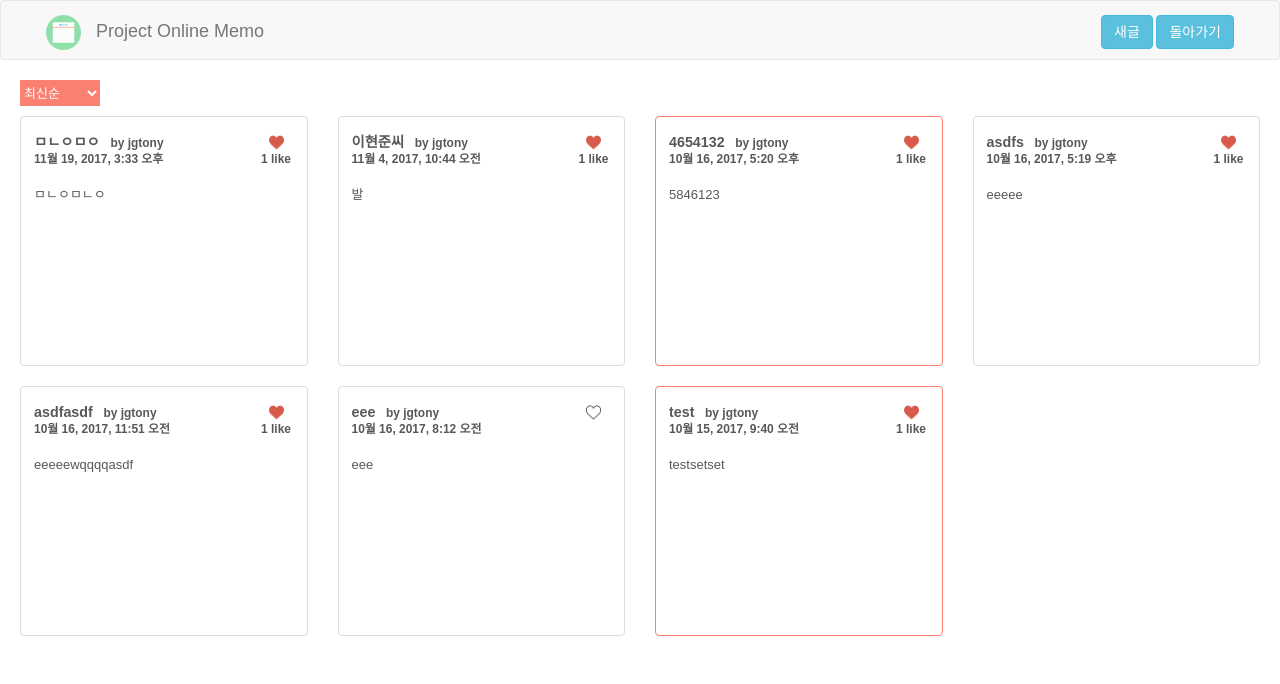
/memo/ (signed in), run on the app's committed database.
### memo_app/models.py (models this page shows, shortened)
class Memos(models.Model):
    name_id = models.ForeignKey(User, on_delete = models.CASCADE)
    title = models.CharField(max_length = 50, db_column='제목')
    text = models.TextField(max_length = 230, db_column='내용', help_text='메모 내용은 230자 이내로 입력 가능합니다.')
    update_date = models.DateTimeField()
    priority = models.BooleanField(db_column='중요')
    likes = models.ManyToManyField(User, related_name='likes')
    @property
    def total_likes(self):
        return self.likes.count()

### memo_app/views.py (the view)
def index(request):
    sort = request.GET.get('sort','')
    if sort == 'likes':
        memos = Memos.objects.annotate(like_count=Count('likes')).order_by('-like_count', '-update_date')
        return render(request, 'memo_app/index.html', {'memos' : memos})
    elif sort == 'mypost':
        user = request.user
        memos = Memos.objects.filter(name_id = user).order_by('-update_date') #복수를 가져올수 있음
        return render(request, 'memo_app/index.html', {'memos' : memos})
    else:
        memos = Memos.objects.order_by('-update_date')
        return render(request, 'memo_app/index.html', {'memos' : memos})

### memo_app/templates/memo_app/index.html (shortened to what this page needs)
{% extends 'memo_app/base.html' %}
{% block header %}
{% load staticfiles %}
  {% if user.is_authenticated %}
  <div class="new">
    <a href="{% url 'memo_app:new_memo' %}">
      <button type="button" class="btn btn-info navbar-btn">새글</button>
    </a>
	<a href="{% url 'login:index' %}">
      <button type="button" class="btn btn-info navbar-btn">돌아가기</button>
    </a>
  </div>
  {% else %}
  <div class="new">
	<a href="{% url 'login:index' %}">
      <button type="button" class="btn btn-info navbar-btn">돌아가기</button>
    </a>
  </div>
  {% endif %}
{% endblock header %}
{% block container%}
  <div class="container">
    <select id="sort-select" onchange="location = this.value;">
     <option class="sort-date" value="/memo">최신순</option>
    </select>
    <div class="row">
      {% for memo in memos %}
      <div class="col-xs-6 col-sm-4 col-md-3">
        {% if memo.priority == True %}
        <div class="thumbnail priority">
          <div class="caption">
            <h2>{{memo.title}}
              <span class="like_button">
                {% if memo.total_likes == 0 %}
                <a class="like" id="{{ memo.id }}"><img id = "like-img{{ memo.id }}" src="{% static 'image/like_before.png' %}" alt="클릭시 좋아요"></a>
                <span class= "like_count" id="count{{ memo.id }}"></span>
                {% elif memo.total_likes == 1%}
                <a class="like" id="{{ memo.id }}"><img id = "like-img{{ memo.id }}" src="{% static 'image/like_after.png' %}" alt="클릭시 좋아요 취소"></a>
                <span class= "like_count" id="count{{ memo.id }}">{{ memo.total_likes}} like</span>
                {% else %}
                <a class="like" id="{{ memo.id }}"><img id = "like-img{{ memo.id }}" src="{% static 'image/like_after.png' %}" alt="클릭시 좋아요 취소"></a>
                <span class= "like_count" id="count{{ memo.id }}">{{ memo.total_likes}} likes</span>
                {% endif %}
              </span>
              <span>&nbsp;&nbsp;by <span class= "writer_name">{{memo.name_id}}</span></span><br><span class="date">{{memo.update_date}}</span>
            </h2>
            <p>{{memo.text}}</p>
          </div>
        </div>
        {% else %}
        <div class="thumbnail">
          <div class="caption">
            <h2>{{memo.title}}
              <span class="like_button">
                {% if memo.total_likes == 0 %}
                <a class="like" id="{{ memo.id }}"><img id = "like-img{{ memo.id }}" src="{% static 'image/like_before.png' %}" alt="클릭시 좋아요"></a>
                {% elif memo.total_likes == 1%}
                <a class="like" id="{{ memo.id }}"><img id = "like-img{{ memo.id }}" src="{% static 'image/like_after.png' %}" alt="클릭시 좋아요 취소"></a>
                <span class= "like_count" id="count{{ memo.id }}">{{ memo.total_likes}} like</span>
                {% else %}
                <a class="like" id="{{ memo.id }}"><img id = "like-img{{ memo.id }}" src="{% static 'image/like_after.png' %}" alt="클릭시 좋아요 취소"></a>
                <span class= "like_count" id="count{{ memo.id }}">{{ memo.total_likes}} likes</span>
                {% endif %}
              </span>
              <span>&nbsp;&nbsp;by <span class = "writer_name">{{memo.name_id}}</span></span><br><span class="date">{{memo.update_date}}</span>
            </h2>
            <p>{{memo.text}}</p>
          </div>
        </div>
        {% endif %}
      </div>
      {% endfor %}
    </div>
  </div>
</body>
</html>
{% endblock container %}

### memo_app/static/css/default-style.css (style rules this page uses)
* { font-family: "PT Sans",Helvetica,Arial,sans-serif !important; }
html { font-size: 13px; }
body { font-size: 1rem; }
.new { float: right; line-height: 60px; margin-right: 15px; }
#sort-select { height: 2rem; width: 80px; margin-bottom: 10px; border: none; background-color: salmon; color: #ffffff; }
.thumbnail .caption { color: #595858; }
.thumbnail { height: 250px; background: ; }
.caption > h2 { font-size: 1.1rem; margin-top: 5px; margin-bottom: 20px; font-weight: 600 !important; color: #595858; }
h2 > span { font-size: 0.92rem; }
.caption > p { height: 170px; font-size: 1rem; color: #595858; }
.date { font-size: 0.92rem; }
.container, .container-fluid, .navbar-default { width: 650px; }
.like_button { float: right; width: 35px; text-align: center; }
.like_count { line-height: 1.5rem; }
.like { cursor: pointer; }
.like > img { width: 15px; }
.priority { border-color: salmon; }
@media (min-width: 768px) { .container { width: 900px; } }
@media (min-width: 992px) { .container { width: 1270px; } }
@media (min-width: 1200px) { .container { width: 1270px; } }

### data on the page
Memos: title "ㅁㄴㅇㅁㅇ", total_likes "1", name_id "jgtony", update_date "11월 19, 2017, 3:33 오후", text "ㅁㄴㅇㅁㄴㅇ"
Memos: title "이현준씨", total_likes "1", name_id "jgtony", update_date "11월 4, 2017, 10:44 오전", text "발"
Memos: title "4654132", total_likes "1", name_id "jgtony", update_date "10월 16, 2017, 5:20 오후", text "5846123"
Memos: title "asdfs", total_likes "1", name_id "jgtony", update_date "10월 16, 2017, 5:19 오후", text "eeeee"
Memos: title "asdfasdf", total_likes "1", name_id "jgtony", update_date "10월 16, 2017, 11:51 오전", text "eeeeewqqqqasdf"
Memos: title "eee", 중요 False (drawn), name_id "jgtony", update_date "10월 16, 2017, 8:12 오전", text "eee"
Memos: title "test", total_likes "1", name_id "jgtony", update_date "10월 15, 2017, 9:40 오전", text "testsetset"
